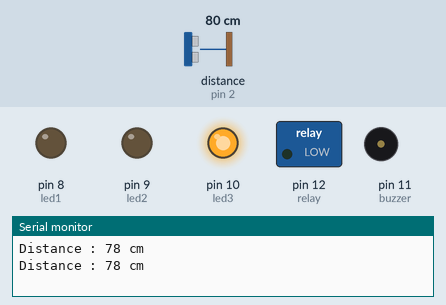
Simulated run of this sketch. Board: Arduino Uno, built with avr-gcc and run on an emulated ATmega328P. On the bench: switched loads named in the sketch (green lamp = pin HIGH), output pins drawn as LEDs (lit = HIGH), buzzer (waves = sounding, pin HIGH), the last lines printed to the serial monitor. Wiring (inferred from the names in the program): ultrasonic range finder: trigger pin 3; echo pin 2. The inputs (shaded band) are chosen by the test bench; at power-on: distance to the obstacle (sensor on pin 2) 80 cm. The echo pulse lasts 58.3 µs per cm; pins used as bus, display or sensor lines are not drawn.

Above: at 1.8 s.
1.9 s: distance to the obstacle (sensor on pin 2) set to 2 cm
At 3.2 s:
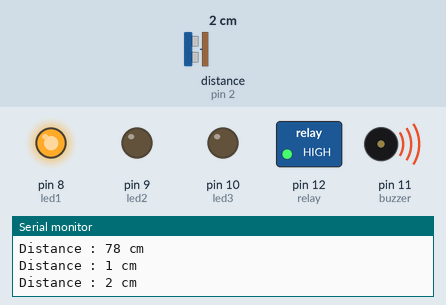
3.5 s: distance to the obstacle (sensor on pin 2) set to 21 cm
At 4.8 s:
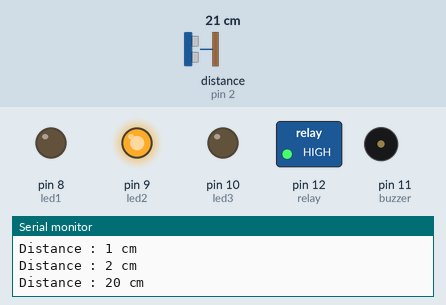
5.5 s: distance to the obstacle (sensor on pin 2) set to 27 cm
At 6.5 s:
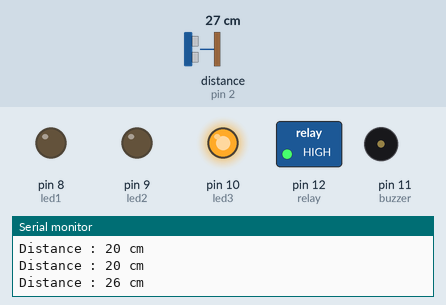
7.5 s: distance to the obstacle (sensor on pin 2) set to 4 cm
At 9.2 s:
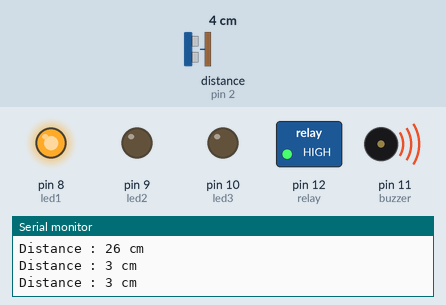
9.5 s: distance to the obstacle (sensor on pin 2) set to 35 cm
At 11.0 s:
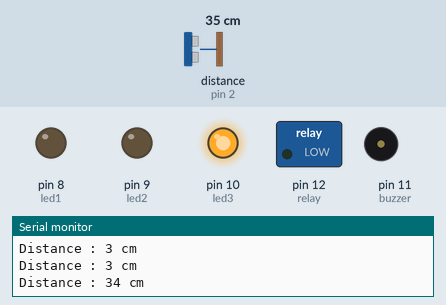
11.5 s: distance to the obstacle (sensor on pin 2) set to 18 cm
At 12.7 s:
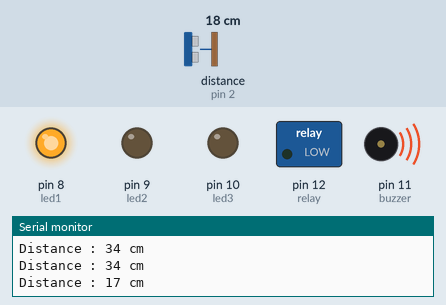
Timing chart, 0 to 14.5 s (numbered marks = the images above; inputs shaded):
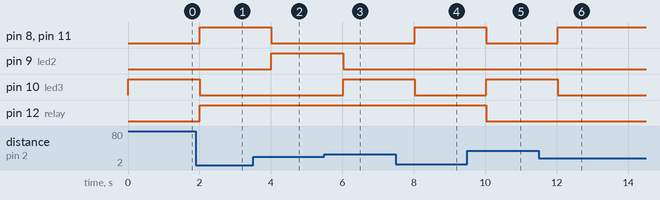

The sketch:

water_level_monitering_system.ino
```cpp
#define echoPin 2
#define trigPin 3
#define led1 8
#define led2 9
#define led3 10
#define buzzer 11
#define relay 12
long duration;
int distance;
void setup(){
  Serial.begin(9600);
  pinMode(trigPin,OUTPUT);
  pinMode(echoPin,INPUT);
  pinMode(led1,OUTPUT);
  pinMode(led2,OUTPUT);
  pinMode(led3,OUTPUT);
  pinMode(relay,OUTPUT);
  pinMode(buzzer,OUTPUT);
 }
void loop(){
  digitalWrite(trigPin,LOW);
  delayMicroseconds(2);
  digitalWrite(trigPin,HIGH);
  delayMicroseconds(10);
  digitalWrite(trigPin,LOW);

 duration=pulseIn(echoPin,HIGH);
  distance=(duration*0.034/2);
  if(distance<15){
    digitalWrite(relay,HIGH);
  }
  if(distance<=18){
    digitalWrite(led1,HIGH);
    digitalWrite(buzzer,HIGH);

  }
  else {
    digitalWrite(led1,LOW);
    digitalWrite(buzzer,LOW);
  }
  if (distance<24 && distance >=18){
    digitalWrite(led2,HIGH);
  }
  else {
    digitalWrite(led2,LOW);
  }
  if (distance >24){
    digitalWrite(led3,HIGH);
  }
  else {
    digitalWrite(led3,LOW);
  }
  if(distance >28){
    digitalWrite(relay,LOW);
  }
  Serial.print("Distance : ");
  Serial.print(distance);
  Serial.println(" cm ");
  delay(1000);

}
```

Measured:
- after the input at 1.9 s, pin 8 (led1), pin 12 (relay), pin 11 (buzzer): LOW → HIGH after 0.11 s; pin 10 (led3): HIGH → LOW after 0.11 s
- after the input at 3.5 s, pin 8 (led1), pin 11 (buzzer): HIGH → LOW after 0.51 s; pin 9 (led2): LOW → HIGH after 0.51 s
- after the input at 5.5 s, pin 9 (led2): HIGH → LOW after 0.52 s; pin 10 (led3): LOW → HIGH after 0.52 s
- after the input at 7.5 s, pin 8 (led1), pin 11 (buzzer): LOW → HIGH after 0.52 s; pin 10 (led3): HIGH → LOW after 0.52 s
- after the input at 9.5 s, pin 8 (led1), pin 12 (relay), pin 11 (buzzer): HIGH → LOW after 0.53 s; pin 10 (led3): LOW → HIGH after 0.53 s
- after the input at 11.5 s, pin 8 (led1), pin 11 (buzzer): LOW → HIGH after 0.53 s; pin 10 (led3): HIGH → LOW after 0.53 s
